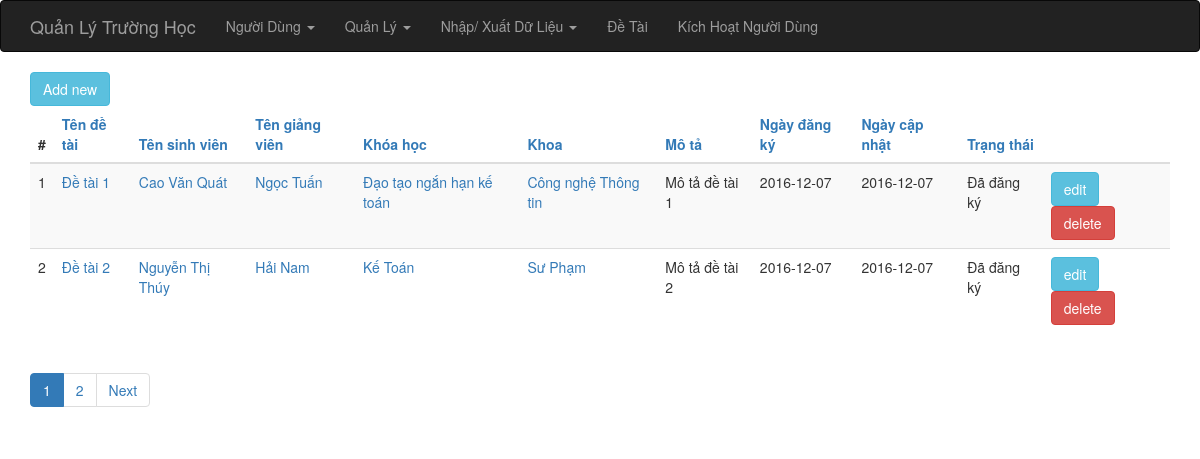
Screenshot of /index.php?op=detai_list (signed in) with the database file from the repository.
### tables this page shows
CREATE TABLE IF NOT EXISTS `de_tai` (
  `id` int(6) unsigned NOT NULL AUTO_INCREMENT,
  `ten_dt` varchar(255) NOT NULL,
  `mota` text,
  `khoahoc_id` int(6) DEFAULT NULL,
  `khoa_id` int(6) DEFAULT NULL,
  `sinhvien_id` int(6) DEFAULT NULL,
  `giangvien_id` int(6) DEFAULT NULL,
  `created_at` date DEFAULT NULL,
  `updated_at` date DEFAULT NULL,
  `status` int(2) DEFAULT NULL,
  PRIMARY KEY (`id`)
);

CREATE TABLE IF NOT EXISTS `sinh_vien` (
  `id` int(6) unsigned NOT NULL AUTO_INCREMENT,
  `ma_sinh_vien` varchar(255) NOT NULL,
  `ho_ten` varchar(255) NOT NULL,
  `khoa_hoc_id` int(6) DEFAULT NULL,
  `chuong_trinh_id` int(6) DEFAULT NULL,
  `email` varchar(255) DEFAULT NULL,
  PRIMARY KEY (`id`)
);

CREATE TABLE IF NOT EXISTS `giang_vien` (
  `id` int(6) unsigned NOT NULL AUTO_INCREMENT,
  `ma_giang_vien` varchar(255) NOT NULL,
  `ho_ten` varchar(255) NOT NULL,
  `khoa_id` int(6) DEFAULT NULL,
  `bo_mon_id` int(6) DEFAULT NULL,
  `email` varchar(255) DEFAULT NULL,
  PRIMARY KEY (`id`)
);

CREATE TABLE IF NOT EXISTS `khoa_hoc` (
  `id` int(6) unsigned NOT NULL AUTO_INCREMENT,
  `ma_khoa_hoc` varchar(255) NOT NULL,
  `ten_khoa_hoc` varchar(255) NOT NULL,
  `khoa_id` int(6) DEFAULT NULL,
  `ghi_chu` varchar(255) DEFAULT NULL,
  `time_start` date DEFAULT NULL,
  `time_end` date DEFAULT NULL,
  PRIMARY KEY (`id`)
);

CREATE TABLE IF NOT EXISTS `khoa` (
  `id` int(6) unsigned NOT NULL AUTO_INCREMENT,
  `ten_khoa` varchar(255) NOT NULL,
  PRIMARY KEY (`id`)
);

### index.php (called while the page is built, shortened)
<?php
require_once 'controller/IndexController.php';
$controller = new IndexController();
$controller->handleRequest();
?>

### model/GVGateway.php (called while the page is built, shortened)
<?php
class GVGateway {
    public function selectAll($order, $start, $limit) {
        $dbOrder =  mysql_real_escape_string($order);
        $dbres = mysql_query("SELECT * FROM giang_vien ORDER BY $dbOrder ASC limit {$start},{$limit}");
        $data = array();
        while ( ($obj = mysql_fetch_object($dbres)) != NULL ) {
            $data[] = $obj;
        }
        return $data;
    }
}
?>

### model/GVService.php (called while the page is built, shortened)
<?php
require_once 'model/GVGateway.php';
class GVService {
    private $index = NULL;
    private $GVGateway    = NULL;
    public function __construct() {
        $this->index = new IndexService();
        $this->GVGateway = new GVGateway();
    }
    public function getAll($order, $start, $limit) {
        try {
            $this->index->openDb();
            $res = $this->GVGateway->selectAll($order, $start, $limit);
            $this->index->closeDb();
            return $res;
        } catch (Exception $e) {
            $this->index->closeDb();
            throw $e;
        }
    }
}
?>

### model/DTGateway.php (called while the page is built, shortened)
<?php
class DTGateway {
    public function allRecord() {
        $dbres = mysql_query("SELECT * FROM de_tai");
        return mysql_num_rows($dbres);
    }
    public function selectAll($order, $start, $limit) {
        if ( !isset($order) ) {
            $order = "ten_dt";
        }
        $dbOrder =  mysql_real_escape_string($order);
        $dbres = mysql_query("SELECT * FROM de_tai ORDER BY $dbOrder ASC limit {$start},{$limit}");
        $data = array();
        while ( ($obj = mysql_fetch_object($dbres)) != NULL ) {
            $data[] = $obj;
        }
        return $data;
    }
}
?>

### model/DTService.php (called while the page is built, shortened)
<?php
require_once 'model/DTGateway.php';
class DTService {
    private $index = NULL;
    private $DTGateway    = NULL;
    public function __construct() {
        $this->index = new IndexService();
        $this->DTGateway = new DTGateway();
    }
    public function totalRecord()
    {
        try {
            $this->index->openDb();
            $res = $this->DTGateway->allRecord();
            $this->index->closeDb();
            return $res;
        } catch (Exception $e) {
            $this->index->closeDb();
            throw $e;
        }
    }
    public function getAll($order, $start, $limit) {
        try {
            $this->index->openDb();
            $res = $this->DTGateway->selectAll($order, $start, $limit);
            $this->index->closeDb();
            return $res;
        } catch (Exception $e) {
            $this->index->closeDb();
            throw $e;
        }
    }
}
?>

### model/SVService.php (called while the page is built, shortened)
<?php
require_once 'model/SVGateway.php';
class SVService {
    private $index = NULL;
    private $SVGateway    = NULL;
    public function __construct() {
        $this->index = new IndexService();
        $this->SVGateway = new SVGateway();
    }
    public function getAll($order, $start, $limit) {
        try {
            $this->index->openDb();
            $res = $this->SVGateway->selectAll($order, $start, $limit);
            $this->index->closeDb();
            return $res;
        } catch (Exception $e) {
            $this->index->closeDb();
            throw $e;
        }
    }
}
?>

### model/SVGateway.php (called while the page is built, shortened)
<?php
class SVGateway {
    public function selectAll($order, $start, $limit) {
        $dbOrder =  mysql_real_escape_string($order);
        $dbres = mysql_query("SELECT * FROM sinh_vien ORDER BY $dbOrder ASC limit {$start},{$limit}");
        $data = array();
        while ( ($obj = mysql_fetch_object($dbres)) != NULL ) {
            $data[] = $obj;
        }
        return $data;
    }
}
?>

### model/KhoaHocService.php (called while the page is built, shortened)
<?php
require_once 'model/KhoaHocGateway.php';
class KhoaHocService {
    private $index = NULL;
    private $khoahocGateway    = NULL;
    public function __construct() {
        $this->index = new IndexService();
        $this->khoahocGateway = new KhoaHocGateway();
    }
    public function getAll($order, $start, $limit) {
        try {
            $this->index->openDb();
            $res = $this->khoahocGateway->selectAll($order, $start, $limit);
            $this->index->closeDb();
            return $res;
        } catch (Exception $e) {
            $this->index->closeDb();
            throw $e;
        }
    }
}
?>

### model/KhoaHocGateway.php (called while the page is built, shortened)
<?php
class KhoaHocGateway {
    public function selectAll($order, $start, $limit) {
        $dbOrder =  mysql_real_escape_string($order);
        $dbres = mysql_query("SELECT * FROM khoa_hoc ORDER BY $dbOrder ASC limit {$start},{$limit}");
        $data = array();
        while ( ($obj = mysql_fetch_object($dbres)) != NULL ) {
            $data[] = $obj;
        }
        return $data;
    }
}
?>

### model/KhoaService.php (called while the page is built, shortened)
<?php
require_once 'model/KhoaGateway.php';
class KhoaService {
    private $index = NULL;
    private $khoaGateway    = NULL;
    public function __construct() {
        $this->index = new IndexService();
        $this->khoaGateway = new KhoaGateway();
    }
    public function getAll($order, $start, $limit) {
        try {
            $this->index->openDb();
            $res = $this->khoaGateway->selectAll($order, $start, $limit);
            $this->index->closeDb();
            return $res;
        } catch (Exception $e) {
            $this->index->closeDb();
            throw $e;
        }
    }
}
?>

### model/KhoaGateway.php (called while the page is built, shortened)
<?php
class KhoaGateway {
    public function selectAll($order, $start, $limit) {
        $dbOrder =  mysql_real_escape_string($order);
        $dbres = mysql_query("SELECT * FROM khoa ORDER BY $dbOrder ASC limit {$start},{$limit}");
        $data = array();
        while ( ($obj = mysql_fetch_object($dbres)) != NULL ) {
            $data[] = $obj;
        }
        return $data;
    }
}
?>

### view/detai/list.php (the view, shortened to what this page needs)
<?php require_once(realpath($_SERVER["DOCUMENT_ROOT"]) .'/school/view/include/header.php');?>
<?php
    $Pagination = new Pagination();
?>
<div class="container">
    <div><a href="index.php?op=detai_new" class="btn btn-info">Add new</a></div>
    <?php if ( count($data) > 0 ) { ?>
    <table class="table table-striped">
        <thead>
        <tr>
            <th>#</th>
            <th><a href="?op=detai_list&orderby=ten_dt">Tên đề tài</a></th>
            <th><a href="?op=detai_list&orderby=sinhvien_id">Tên sinh viên</a></th>
            <th><a href="?op=detai_list&orderby=giangvien_id">Tên giảng viên</a></th>
            <th><a href="?op=detai_list&orderby=khoahoc_id">Khóa học</a></th>
            <th><a href="?op=detai_list&orderby=khoa_id">Khoa</a></th>
            <th><a href="?op=detai_list&orderby=mota">Mô tả</a></th>
            <th><a href="?op=detai_list&orderby=created_at">Ngày đăng ký</a></th>
            <th><a href="?op=detai_list&orderby=updated_at">Ngày cập nhật</a></th>
            <th><a href="?op=detai_list&orderby=status">Trạng thái</a></th>
            <th>&nbsp;</th>
        </tr>
        </thead>
        <tbody>
        <?php $i = 0; foreach ($data as $item): $i++;?>
            <tr>
                <td><?php echo $i;?></td>
                <td><a href="index.php?op=detai_show&id=<?php echo $item->id; ?>"><?php echo $item->ten_dt; ?></a></td>
                <td>
                    <a href="index.php?op=sv_show&id=<?php echo $item->sinhvien_id; ?>">
                        <?php  foreach ($SVList as $kh) {
                            if ( $item->sinhvien_id == $kh->id ) {
                                echo $kh->ho_ten;
                            }
                        }; ?>
                    </a>
                </td>
                <td>
                    <a href="index.php?op=gv_show&id=<?php echo $item->giangvien_id; ?>">
                        <?php foreach ($GVList as $kh) {
                            if ( $item->giangvien_id == $kh->id ) {
                                echo $kh->ho_ten;
                            }
                        }; ?>
                    </a>
                </td>
                <td>
                    <a href="index.php?op=khoahoc_show&id=<?php echo $item->khoahoc_id; ?>">
                        <?php foreach ($KHList as $ct) {
                            if ( $item->khoahoc_id == $ct->id ) {
                                echo $ct->ten_khoa_hoc;
                            }
                        }; ?>
                    </a>
                </td>
                <td>
                    <a href="index.php?op=khoa_show&id=<?php echo $item->khoa_id; ?>">
                        <?php foreach ($khoaList as $ct) {
                            if ( $item->khoa_id == $ct->id ) {
                                echo $ct->ten_khoa;
                            }
                        }; ?>
                    </a>
                </td>
                <td><?php echo $item->mota; ?></td>
                <td><?php echo $item->created_at; ?></td>
                <td><?php echo $item->updated_at; ?></td>
                <td><?php switch ($item->status) {
                        case 1: $txt = "Đã đăng ký"; break;
                    } echo $txt; ?></td>
                <td>
                    <a href="index.php?op=detai_edit&id=<?php echo $item->id; ?>" class="btn btn-info">edit</a>
                    <a href="index.php?op=detai_delete&id=<?php echo $item->id; ?>" class="btn btn-danger" onclick="return checkDel()">delete</a>
                </td>
            </tr>
        <?php endforeach; ?>
        </tbody>
    </table>
    <ul class="pagination">
        <?php echo $Pagination->listPages($totalPages); ?>
    </ul>
    <?php } else { ?>
        <h5>Empty list.</h5>
    <?php } ?>
</div>
<?php require_once(realpath($_SERVER["DOCUMENT_ROOT"]) .'/school/view/include/footer.php');?>

### libs/css/style.css (style rules this page uses)
html, body { height: 100%; }
.page-wrap .container { background: #fff; }

### rows the page displays
de_tai: ten_dt "Đề tài 1", mota "Mô tả đề tài 1", created_at "2016-12-07", updated_at "2016-12-07", status "Đã đăng ký"
sinh_vien: ho_ten "Cao Văn Quát"
giang_vien: ho_ten "Ngọc Tuấn"
khoa_hoc: ten_khoa_hoc "Đạo tạo ngắn hạn kế toán"
khoa: ten_khoa "Công nghệ Thông tin"
de_tai: ten_dt "Đề tài 2", mota "Mô tả đề tài 2", created_at "2016-12-07", updated_at "2016-12-07", status "Đã đăng ký"
sinh_vien: ho_ten "Nguyễn Thị Thúy"
giang_vien: ho_ten "Hải Nam"
khoa_hoc: ten_khoa_hoc "Kế Toán"
khoa: ten_khoa "Sư Phạm"
